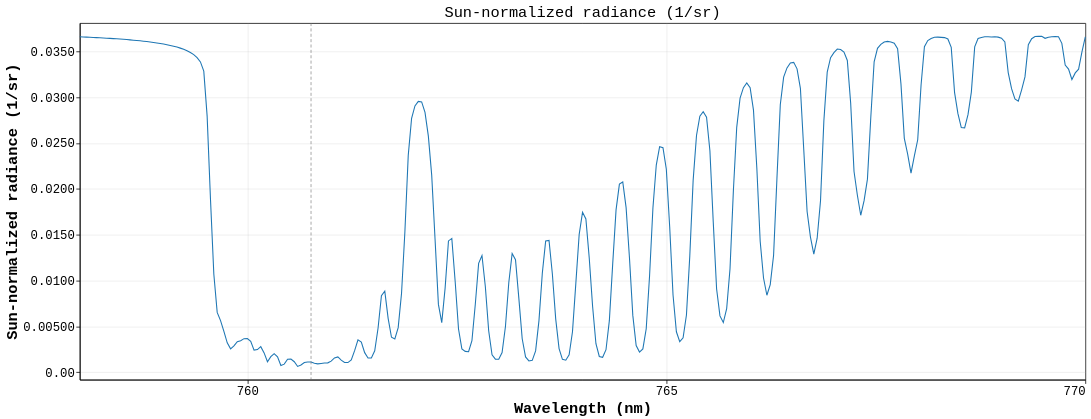

Notebook cell for this chart:
### Markdown cell above
## Sun-Normalized Radiance

### Code cell
sun_normalized_radiance_chart

### Figure 1 — Vega-Lite specification as saved in the notebook (floating-point values rounded to 4 significant figures; data arrays with more than 128 entries replaced by an {"elided": "..."} marker saying what was removed)
{"config": {"background": "white", "view": {"stroke": "black", "continuousWidth": 1311, "continuousHeight": 465}, "axis": {"domain": true, "domainColor": "black", "grid": true, "gridColor": "#b0b0b0", "gridOpacity": 0.25, "labelColor": "black", "labelFont": "Menlo, Monaco, Consolas, Liberation Mono, DejaVu Sans Mono, monospace", "labelFontSize": 16, "tickColor": "black", "titleColor": "black", "titleFont": "Menlo, Monaco, Consolas, Liberation Mono, DejaVu Sans Mono, monospace", "titleFontSize": 20}, "legend": {"labelColor": "black", "labelFont": "Menlo, Monaco, Consolas, Liberation Mono, DejaVu Sans Mono, monospace", "labelFontSize": 16, "labelLimit": 320, "orient": "bottom-left", "fillColor": "white", "strokeColor": "#cccccc", "padding": 8, "titleColor": "black", "titleFont": "Menlo, Monaco, Consolas, Liberation Mono, DejaVu Sans Mono, monospace", "titleFontSize": 16}, "line": {"strokeWidth": 1.4}, "point": {"size": 28}, "range": {"category": ["#1f77b4", "#ff7f0e", "#d62728"]}, "title": {"color": "black", "font": "Menlo, Monaco, Consolas, Liberation Mono, DejaVu Sans Mono, monospace", "fontSize": 20, "fontWeight": "normal", "anchor": "middle"}}, "layer": [{"data": {"name": "data-483ccd178de23f81dc7d16bb1715806d"}, "mark": {"type": "line", "color": "#1f77b4", "strokeWidth": 1.4}, "encoding": {"tooltip": [{"field": "wavelength_nm", "format": ".4f", "title": "Wavelength (nm)", "type": "quantitative"}, {"field": "sun_normalized_radiance", "format": ".8g", "title": "Sun-normalized radiance (1/sr)", "type": "quantitative"}], "x": {"axis": {"tickMinStep": 5}, "field": "wavelength_nm", "scale": {"zero": false}, "title": "Wavelength (nm)", "type": "quantitative"}, "y": {"axis": {"format": ".3g"}, "field": "sun_normalized_radiance", "scale": {"domain": [-0.0007985, 0.03811], "zero": false}, "title": "Sun-normalized radiance (1/sr)", "type": "quantitative"}}}, {"data": {"name": "data-238348796e492216436abadd46c9b948"}, "mark": {"type": "rule", "color": "#737373", "strokeDash": [4, 3], "strokeWidth": 0.8}, "encoding": {"x": {"field": "wavelength_nm", "type": "quantitative"}}}], "height": 465, "title": "Sun-normalized radiance (1/sr)", "width": 1311, "$schema": "https://vega.github.io/schema/vega-lite/v6.4.1.json", "datasets": {"data-483ccd178de23f81dc7d16bb1715806d": {"elided": "301 records"}, "data-238348796e492216436abadd46c9b948": [{"wavelength_nm": 760.8}]}}
